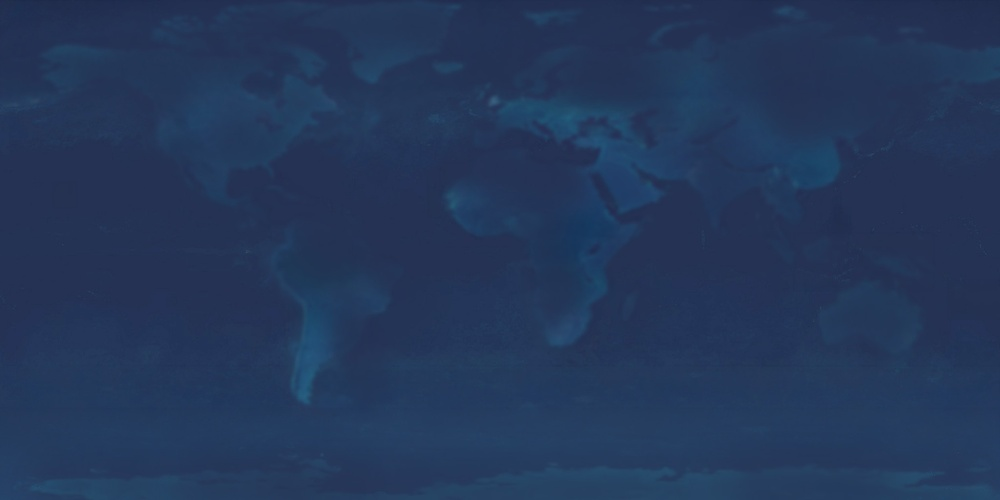
#> input picture assets/images/entities/scene1/earth_day.jpg, 1000 x 500 px, shrunk from 2048 x 1024 before the run
$ python make_earth_companions.py
#> lines starting #> are read from the running program, lines starting #| are printed output that depends on the picture
"""Erzeugt passende Begleit-Maps aus der (von Hand bearbeiteten) earth_day.jpg.
Aufruf:  python tools/make_earth_companions.py
Liest:   assets/images/entities/scene1/earth_day.jpg   (deine bearbeitete Farbkarte)
Schreibt:
  earth_spec.jpg    -> Glanzmaske: Wasser hell (glaenzt), Land/Eis matt
  earth_normal.jpg  -> Relief: flacher Ozean, sanfte Insel-/Eis-Erhebung
  earth_night.png   -> komplett schwarz (KEINE Stadtlichter -> Nachtseite bleibt dunkel)

Erkennt Wasser/Land/Eis automatisch aus Helligkeit + Farbe der Tagkarte.
Wenn du earth_day spaeter weiter aenderst: einfach dieses Tool erneut laufen lassen.
"""
import numpy as np
from PIL import Image
from scipy import ndimage
import os

D = os.path.join(os.path.dirname(__file__), "..", "assets", "images", "entities", "scene1")
DAY    = os.path.join(D, "earth_day.jpg")
SPEC   = os.path.join(D, "earth_spec.jpg")
NORMAL = os.path.join(D, "earth_normal.jpg")
NIGHT  = os.path.join(D, "earth_night.png")

img = np.asarray(Image.open(DAY).convert("RGB")).astype(np.float32) / 255.0
H, W = img.shape[:2]
#> H = 500; W = 1000
r, g, b = img[..., 0], img[..., 1], img[..., 2]
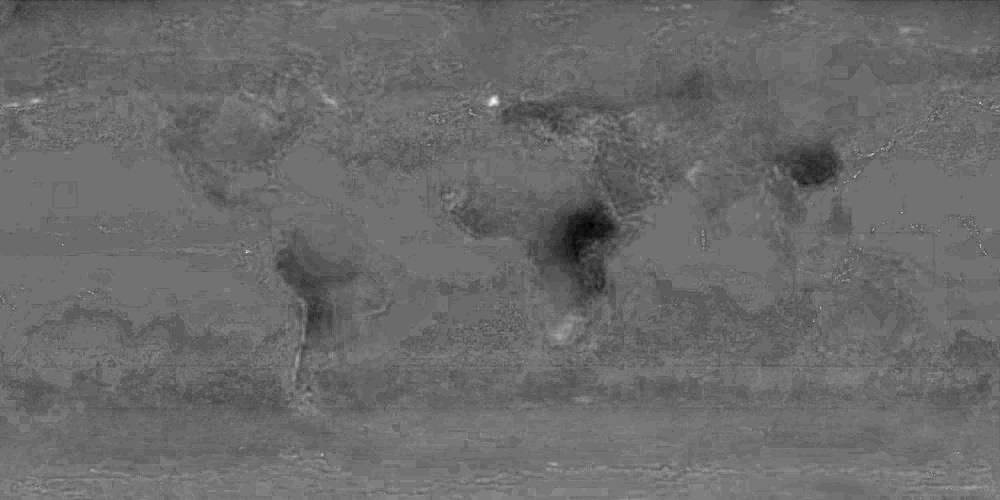
#> r: shape (500, 1000) float32; min 0.0784, max 0.227, mean 0.141; drawn with min black and max white
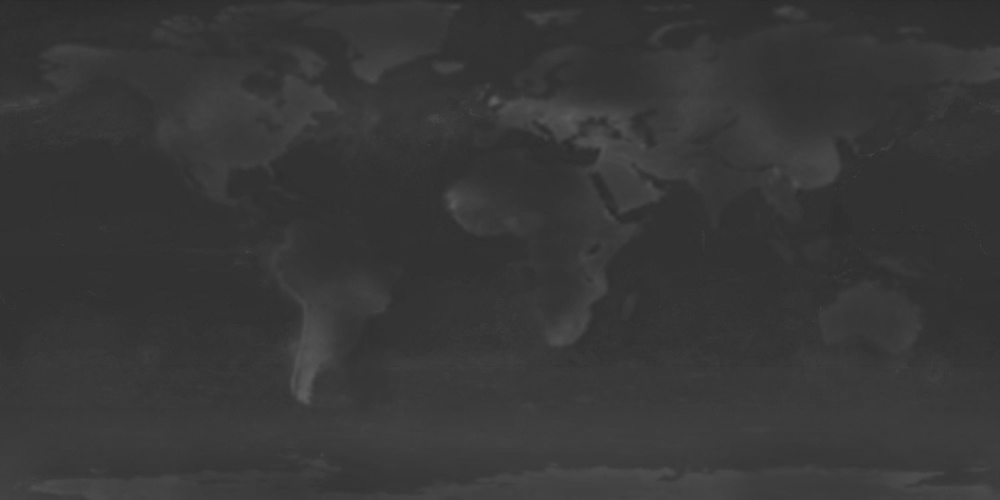
#> g: shape (500, 1000) float32; min 0.165, max 0.369, mean 0.218
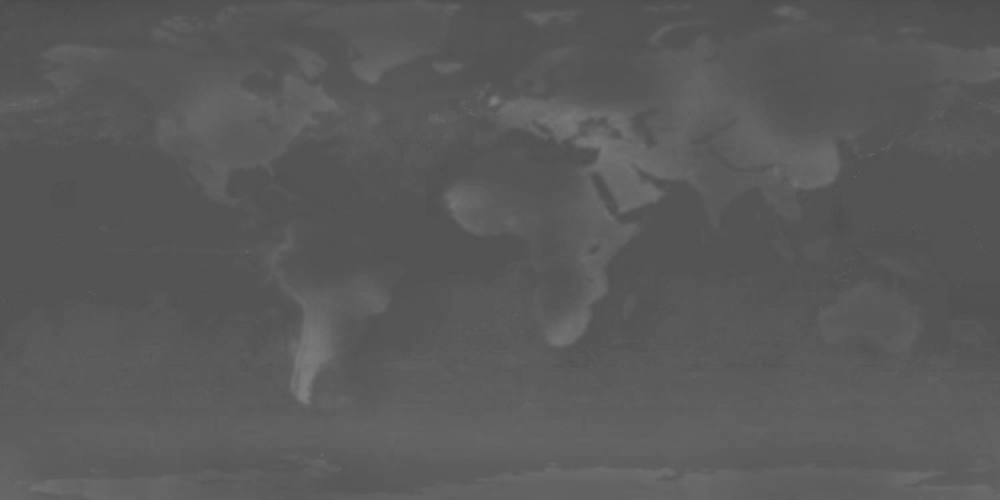
#> b: shape (500, 1000) float32; min 0.29, max 0.502, mean 0.352
lum = 0.299 * r + 0.587 * g + 0.114 * b

def smooth(a, e0, e1):
    t = np.clip((a - e0) / (e1 - e0), 0, 1)
    return t * t * (3 - 2 * t)

# --- Masken: Wasser (blau dominiert) vs. Land (nicht-blau, z.B. gruen) vs. Eis (hell) ---
nonblue = np.maximum(r, g) - b                               # >0 = nicht-blau (Land), <0 = blau (Wasser)
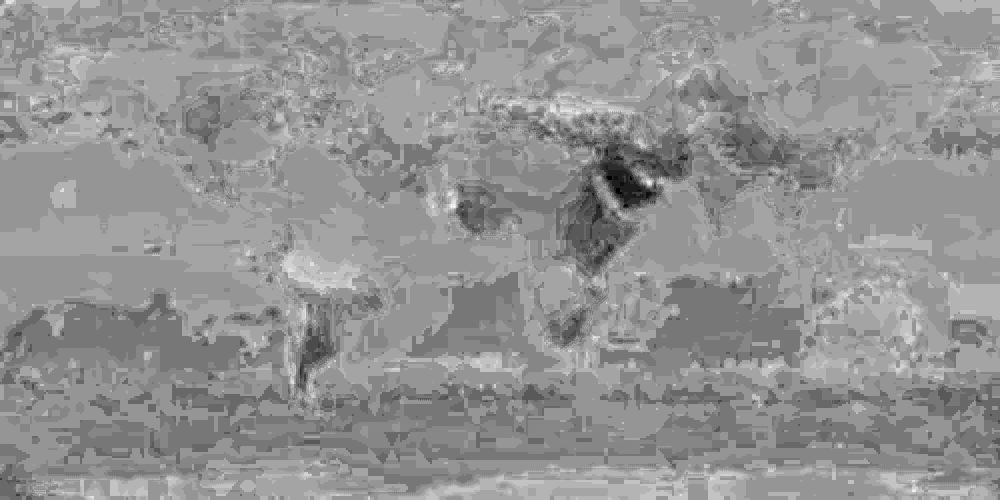
#> nonblue: shape (500, 1000) float32; min -0.173, max -0.106, mean -0.134; drawn with min black and max white
print("  nonblue Perzentile: p50={:.3f} p90={:.3f} p98={:.3f} | max={:.3f}".format(
    np.percentile(nonblue, 50), np.percentile(nonblue, 90), np.percentile(nonblue, 98), nonblue.max()))
#|   nonblue Perzentile: p50=-0.133 p90=-0.129 p98=-0.122 | max=-0.106
print("  lum Perzentile: p50={:.3f} p95={:.3f} p99={:.3f}".format(
    np.percentile(lum, 50), np.percentile(lum, 95), np.percentile(lum, 99)))
#|   lum Perzentile: p50=0.208 p95=0.239 p99=0.258
ice  = smooth(lum, 0.52, 0.68)                               # helle Pole/Eis
#> in smooth, `t = np.clip((a - e0) / (e1 - e0), 0, 1)`: t: shape (500, 1000) float32; every value is 0
land = (1.0 - ice) * smooth(nonblue, 0.002, 0.03)            # nicht-blau & nicht Eis -> Insel (auch dunkel/gruen)
water = np.clip(1.0 - ice - land, 0.0, 1.0)
#> water: shape (500, 1000) float32; every value is 1

# --- SPECULAR: Wasser glaenzt, Land matt, Eis leicht ---
spec = 0.05 + 0.85 * water + 0.22 * ice
#> spec: shape (500, 1000) float32; every value is 0.9
spec = np.clip(ndimage.gaussian_filter(spec, sigma=0.8), 0, 1)
Image.fromarray((spec * 255).astype(np.uint8), "L").save(SPEC, quality=95)

# --- HOEHE -> NORMAL: Ozean flach, Inseln + Eis sanft erhaben ---
elev = 0.50 + 0.12 * land * (0.5 + lum) + 0.05 * ice
#> elev: shape (500, 1000) float32; every value is 0.5
elev = elev + 0.05 * land * (lum - 0.30)                     # Binnen-Detail der Inseln
elev = ndimage.gaussian_filter(elev, sigma=1.4)
gy, gx = np.gradient(elev)
relief = 6.0
nx, ny, nz = -gx * relief, -gy * relief, np.ones_like(elev)
#> nx: shape (500, 1000) float32; every value is 0
ln = np.sqrt(nx * nx + ny * ny + nz * nz) + 1e-9
normal = np.dstack([nx / ln, ny / ln, nz / ln]) * 0.5 + 0.5
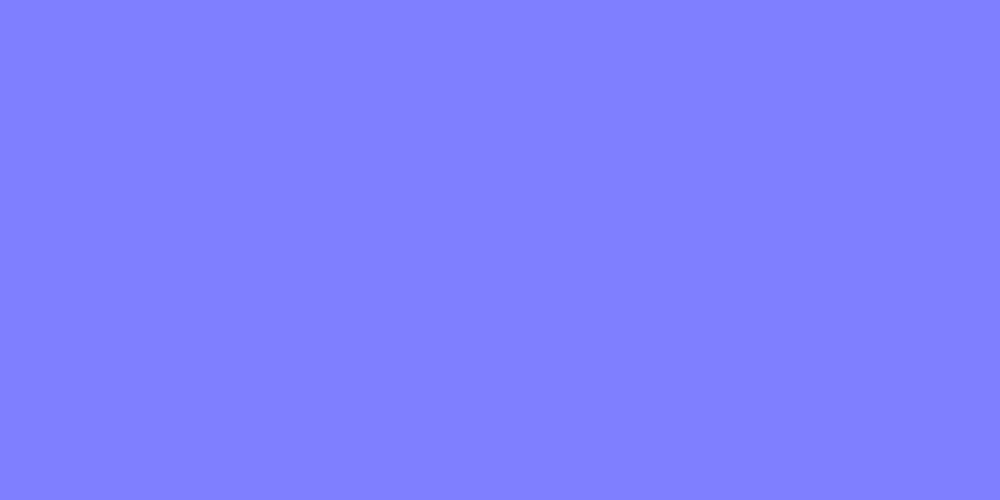
#> normal: shape (500, 1000, 3) float32; mean of channels 0, 1, 2 0.5, 0.5, 1; drawn as R, G, B
Image.fromarray((normal * 255).astype(np.uint8), "RGB").save(NORMAL, quality=95)

# --- NIGHT: schwarz (keine Lichter) ---
Image.fromarray(np.zeros((H, W, 3), np.uint8), "RGB").save(NIGHT)

# Diagnose
print("aus earth_day.jpg ({}x{}):".format(W, H))
#| aus earth_day.jpg (1000x500):
print("  Wasser-Anteil: {:.0%} | Land: {:.0%} | Eis: {:.0%}".format(
    water.mean(), land.mean(), ice.mean()))
#|   Wasser-Anteil: 100% | Land: 0% | Eis: 0%
print("  -> earth_spec.jpg, earth_normal.jpg, earth_night.png (schwarz) geschrieben")
